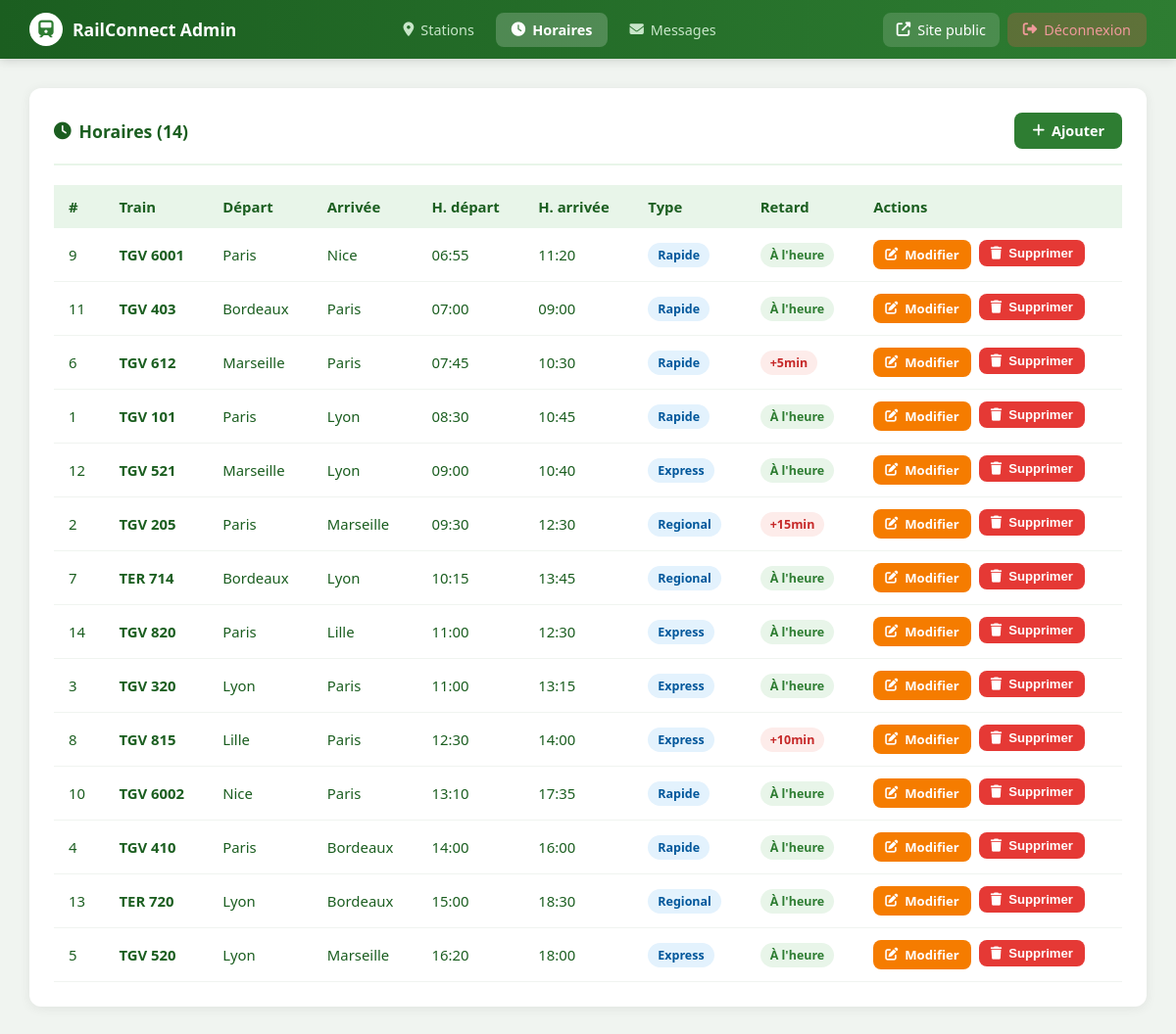
The app's page /admin/horaires.php (signed in) with its own data.
### tables this page shows
CREATE TABLE IF NOT EXISTS horaires (
    id INT AUTO_INCREMENT PRIMARY KEY,
    station_depart VARCHAR(100) NOT NULL,
    station_arrivee VARCHAR(100) NOT NULL,
    heure_depart TIME NOT NULL,
    heure_arrivee TIME NOT NULL,
    numero_train VARCHAR(20) NOT NULL,
    quai INT,
    type_train ENUM('rapide','express','regional') DEFAULT 'express',
    classe ENUM('premiere','seconde') DEFAULT 'seconde',
    retard INT DEFAULT 0,
    created_at TIMESTAMP DEFAULT CURRENT_TIMESTAMP
);

### admin/horaires.php (the view, shortened to what this page needs)
<?php
require_once "config/db.php";
$horaires = $pdo->query("SELECT * FROM horaires ORDER BY heure_depart")->fetchAll();
require_once "includes/header_admin.php";
?>
<div class="card">
    <div class="card-header">
        <h2><i class="fas fa-clock"></i> Horaires (<?= count($horaires) ?>)</h2>
        <a href="horaire_ajouter.php" class="btn btn-primary"><i class="fas fa-plus"></i> Ajouter</a>
    </div>
    <div style="overflow-x:auto;">
    <table>
        <thead>
            <tr>
                <th>#</th><th>Train</th><th>Départ</th><th>Arrivée</th>
                <th>H. départ</th><th>H. arrivée</th><th>Type</th><th>Retard</th><th>Actions</th>
            </tr>
        </thead>
        <tbody>
        <?php if (empty($horaires)): ?>
            <tr><td colspan="9" style="text-align:center;color:#aaa;padding:20px;">Aucun horaire.</td></tr>
        <?php else: ?>
            <?php foreach ($horaires as $h): ?>
            <tr>
                <td><?= $h['id'] ?></td>
                <td><strong><?= htmlspecialchars($h['numero_train']) ?></strong></td>
                <td><?= htmlspecialchars($h['station_depart']) ?></td>
                <td><?= htmlspecialchars($h['station_arrivee']) ?></td>
                <td><?= substr($h['heure_depart'], 0, 5) ?></td>
                <td><?= substr($h['heure_arrivee'], 0, 5) ?></td>
                <td><span class="badge badge-blue"><?= ucfirst($h['type_train']) ?></span></td>
                <td>
                    <?php if ($h['retard'] > 0): ?>
                        <span class="badge badge-red">+<?= $h['retard'] ?>min</span>
                    <?php else: ?>
                        <span class="badge badge-green">À l'heure</span>
                    <?php endif; ?>
                </td>
                <td style="display:flex; gap:8px;">
                    <a href="horaire_modifier.php?id=<?= $h['id'] ?>" class="btn btn-warning btn-sm">
                        <i class="fas fa-edit"></i> Modifier
                    </a>
                    <form method="POST" onsubmit="return confirm('Supprimer cet horaire ?');">
                        <button type="submit" class="btn btn-danger btn-sm">
                            <i class="fas fa-trash"></i> Supprimer
                        </button>
                    </form>
                </td>
            </tr>
            <?php endforeach; ?>
        <?php endif; ?>
        </tbody>
    </table>
    </div>
</div>
</div></body></html>

### admin/includes/header_admin.php (style rules this page uses)
* { margin: 0; padding: 0; box-sizing: border-box; }
body { font-family: 'Segoe UI', sans-serif; background: #f0f4f0; color: #1b5e20; }
.card { background: white; border-radius: 12px; padding: 25px; box-shadow: 0 2px 12px rgba(0,0,0,0.07); margin-bottom: 25px; }
.card-header { display: flex; justify-content: space-between; align-items: center; margin-bottom: 20px; padding-bottom: 15px; border-bottom: 2px solid #e8f5e9; }
.card-header h2 { font-size: 1.1rem; color: #1b5e20; display: flex; align-items: center; gap: 8px; }
table { width: 100%; border-collapse: collapse; font-size: 0.93rem; }
thead th { background: #e8f5e9; color: #1b5e20; padding: 12px 15px; text-align: left; font-weight: 600; }
tbody tr { border-bottom: 1px solid #f0f4f0; }
tbody td { padding: 12px 15px; }
.btn { display: inline-flex; align-items: center; gap: 7px; padding: 9px 18px; border-radius: 8px; font-weight: 600; font-size: 0.9rem; cursor: pointer; border: none; text-decoration: none; }
.btn-primary { background: #2e7d32; color: white; }
.btn-danger { background: #e53935; color: white; }
.btn-warning { background: #f57c00; color: white; }
.btn-sm { padding: 6px 12px; font-size: 0.82rem; }
.badge { display: inline-flex; align-items: center; gap: 4px; padding: 4px 10px; border-radius: 20px; font-size: 0.78rem; font-weight: 600; }
.badge-green { background: #e8f5e9; color: #2e7d32; }
.badge-red { background: #fdecea; color: #c62828; }
.badge-blue { background: #e3f2fd; color: #01579b; }

### records on screen
horaires: id "9", numero_train "TGV 6001", station_depart "Paris", station_arrivee "Nice", heure_depart "06:55", heure_arrivee "11:20", type_train "Rapide", retard "À l'heure"
horaires: id "11", numero_train "TGV 403", station_depart "Bordeaux", station_arrivee "Paris", heure_depart "07:00", heure_arrivee "09:00", type_train "Rapide", retard "À l'heure"
horaires: id "6", numero_train "TGV 612", station_depart "Marseille", station_arrivee "Paris", heure_depart "07:45", heure_arrivee "10:30", type_train "Rapide", retard "5"
horaires: id "1", numero_train "TGV 101", station_depart "Paris", station_arrivee "Lyon", heure_depart "08:30", heure_arrivee "10:45", type_train "Rapide", retard "À l'heure"
horaires: id "12", numero_train "TGV 521", station_depart "Marseille", station_arrivee "Lyon", heure_depart "09:00", heure_arrivee "10:40", type_train "Express", retard "À l'heure"
horaires: id "2", numero_train "TGV 205", station_depart "Paris", station_arrivee "Marseille", heure_depart "09:30", heure_arrivee "12:30", type_train "Regional", retard "15"
horaires: id "7", numero_train "TER 714", station_depart "Bordeaux", station_arrivee "Lyon", heure_depart "10:15", heure_arrivee "13:45", type_train "Regional", retard "À l'heure"
horaires: id "14", numero_train "TGV 820", station_depart "Paris", station_arrivee "Lille", heure_depart "11:00", heure_arrivee "12:30", type_train "Express", retard "À l'heure"
horaires: id "3", numero_train "TGV 320", station_depart "Lyon", station_arrivee "Paris", heure_depart "11:00", heure_arrivee "13:15", type_train "Express", retard "À l'heure"
horaires: id "8", numero_train "TGV 815", station_depart "Lille", station_arrivee "Paris", heure_depart "12:30", heure_arrivee "14:00", type_train "Express", retard "10"
horaires: id "10", numero_train "TGV 6002", station_depart "Nice", station_arrivee "Paris", heure_depart "13:10", heure_arrivee "17:35", type_train "Rapide", retard "À l'heure"
horaires: id "4", numero_train "TGV 410", station_depart "Paris", station_arrivee "Bordeaux", heure_depart "14:00", heure_arrivee "16:00", type_train "Rapide", retard "À l'heure"
horaires: id "13", numero_train "TER 720", station_depart "Lyon", station_arrivee "Bordeaux", heure_depart "15:00", heure_arrivee "18:30", type_train "Regional", retard "À l'heure"
horaires: id "5", numero_train "TGV 520", station_depart "Lyon", station_arrivee "Marseille", heure_depart "16:20", heure_arrivee "18:00", type_train "Express", retard "À l'heure"

### other values on screen
count($horaires) "14"
